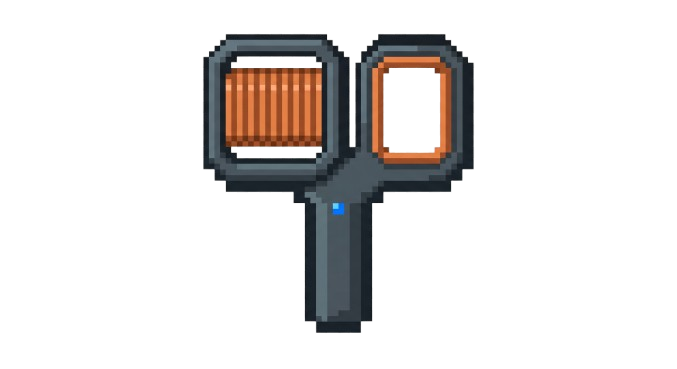
#> input picture input/Induction_Surveyor.png, 677 x 369 px, found by its file name; its folder holds only this picture in this run
$ python rescale.py --file input/Induction_Surveyor.png
#> lines starting #> are read from the running program, lines starting #| are printed output that depends on the picture
#!/usr/bin/env python3
"""
Minecraft Texture Rescaler.

Handles raw AI-generated art (large, shaded, often with a baked-in fake-transparency
checkerboard or a solid background) and turns it into a clean NxN game texture.

Key behaviors:
  * --item  : if the source already has real alpha, use it; otherwise auto-detect and
              strip the baked background (checkerboard OR solid), crop, center.
  * downscale uses AREA AVERAGING (premultiplied) when shrinking hard, because
              point-sampling a 2000px source down to 16px just scatters noise.
  * quantize to a small palette (dither off) -> flat, vanilla-style color regions.
  * despeckle : removes isolated stray pixels left over after quantize.
"""
import argparse, os, re, sys
from collections import Counter
import numpy as np
from PIL import Image, ImageEnhance

HERE = os.path.dirname(os.path.abspath(__file__))
IN  = os.path.join(HERE, "input")
OUT = os.path.join(HERE, "output")
FILT = {"nearest": Image.NEAREST, "box": Image.BOX, "lanczos": Image.LANCZOS}
EXTS = (".png", ".jpg", ".jpeg", ".webp", ".bmp")


def sanitize(name):
    base = os.path.splitext(name)[0]
    base = re.sub(r"[^a-z0-9_]+", "_", base.lower()).strip("_") or "texture"
    return base + ".png"


# [99 lines left out: functions has_real_alpha, normalize_alpha, detect_bg_tones, remove_baked_bg, crop_to_content, resize_premult, not called in this run]


def quantize_keep_alpha(img, colors):
    if colors <= 0:
        return img
    if img.mode == "RGBA":
        a = np.asarray(img)
        rgb = Image.fromarray(a[..., :3], "RGB").quantize(colors=colors, dither=Image.NONE).convert("RGB")
        return Image.fromarray(np.dstack([np.asarray(rgb), a[..., 3]]), "RGBA")
    return img.quantize(colors=colors, dither=Image.NONE).convert("RGB")


# [30 lines left out: function despeckle, not called in this run]


def _down_filter(method, src_wh, dst_wh):
    """Use area-average (BOX) instead of NEAREST when shrinking hard — NEAREST
    point-sampling a huge source is the #1 cause of speckle."""
    down = max(src_wh[0] / max(1, dst_wh[0]), src_wh[1] / max(1, dst_wh[1]))
    if FILT[method] == Image.NEAREST and down > 2:
        return Image.BOX
    return FILT[method]


def process(path, args):
#> called with path = 'input/input/Induction_Surveyor.png'
    img = Image.open(path)
#> img is the input picture: PIL image 677x369 RGBA; mean R, G, B, A 16.4, 14.1, 13.1, 43.6

    if args.mode == "item":
        img = normalize_alpha(img) if has_real_alpha(img) else remove_baked_bg(img)
        img = crop_to_content(img)

        w, h = img.size
        s = max(1, args.size - 2)                 # 1px breathing room
        sc = min(s / w, s / h)
        nw, nh = max(1, round(w * sc)), max(1, round(h * sc))
        rf = _down_filter(args.method, (w, h), (nw, nh))
        r = resize_premult(img, (nw, nh), rf)

        canvas = Image.new("RGBA", (args.size, args.size), (0, 0, 0, 0))
        canvas.paste(r, ((args.size - nw) // 2, (args.size - nh) // 2), r)
        arr = np.asarray(canvas).copy()
        arr[..., 3] = np.where(arr[..., 3] >= 128, 255, 0)   # crisp edges
        out = Image.fromarray(arr, "RGBA")

        if args.contrast != 1.0:
            rgb = ImageEnhance.Contrast(out.convert("RGB")).enhance(args.contrast)
            out = Image.fromarray(np.dstack([np.asarray(rgb), np.asarray(out)[..., 3]]), "RGBA")
        out = quantize_keep_alpha(out, args.colors)
        if not args.no_clean:
            out = despeckle(out, passes=args.clean_passes)
        return out

    # block / rescale-only
    img = img.convert("RGB")
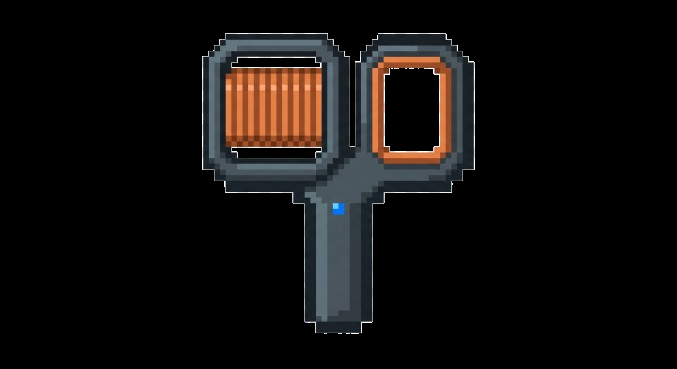
#> img: PIL image 677x369 RGB; mean R, G, B 16.4, 14.1, 13.1
    if args.mode == "block" and args.crop:
        img = crop_to_content(img)
    w, h = img.size
#> w = 677; h = 369
    rf = _down_filter(args.method, (w, h), (args.size, args.size)) if args.mode == "block" else FILT[args.method]
#> rf = 4
    out = img.resize((args.size, args.size), rf)
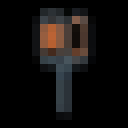
#> out: PIL image 16x16 RGB (shown 8 times larger); mean R, G, B 16.4, 14.1, 13.1
    if args.contrast != 1.0:
        out = ImageEnhance.Contrast(out).enhance(args.contrast)
    if args.mode != "rescale-only":
        out = quantize_keep_alpha(out, args.colors)
#> in quantize_keep_alpha, `return img.quantize(colors=colors, dither=Image.NONE).convert("RGB")`:
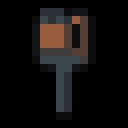
#> returned value: PIL image 16x16 RGB (shown 8 times larger); mean R, G, B 16.5, 14.3, 13.3
    if args.clean and args.mode == "block":
        out = despeckle(out, passes=args.clean_passes)
    return out


def main():
    ap = argparse.ArgumentParser(description="Minecraft texture rescaler")
    g = ap.add_mutually_exclusive_group()
    g.add_argument("--block", dest="mode", action="store_const", const="block")
    g.add_argument("--item", dest="mode", action="store_const", const="item")
    g.add_argument("--rescale-only", dest="mode", action="store_const", const="rescale-only")
    ap.set_defaults(mode="block")
    ap.add_argument("--size", type=int, default=16)
    ap.add_argument("--colors", type=int, default=8)
    ap.add_argument("--method", choices=list(FILT), default="nearest")
    ap.add_argument("--contrast", type=float, default=1.0)
    ap.add_argument("--crop", action="store_true")
    ap.add_argument("--no-clean", action="store_true", help="disable despeckle (item mode)")
    ap.add_argument("--clean", action="store_true", help="enable despeckle for block mode too")
    ap.add_argument("--clean-passes", type=int, default=2)
    ap.add_argument("--file", default=None)
    args = ap.parse_args()

    os.makedirs(IN, exist_ok=True)
    os.makedirs(OUT, exist_ok=True)
    files = [args.file] if args.file else sorted(os.listdir(IN))
    n = 0
    for fn in files:
        if not fn.lower().endswith(EXTS):
            continue
        src = os.path.join(IN, fn)
        if not os.path.isfile(src):
            print(f"skip (not found): {fn}"); continue
        try:
            out = process(src, args)
            dst = os.path.join(OUT, sanitize(fn))
            out.save(dst)
            print(f"{fn} -> {os.path.basename(dst)}  [{out.size[0]}x{out.size[1]}, {args.mode}]")
#| input/Induction_Surveyor.png -> input_induction_surveyor.png  [16x16, block]
            n += 1
        except Exception as e:
            print(f"FAILED {fn}: {e}")
    print(f"\ndone: {n} file(s) written to {OUT}")


if __name__ == "__main__":
    main()
